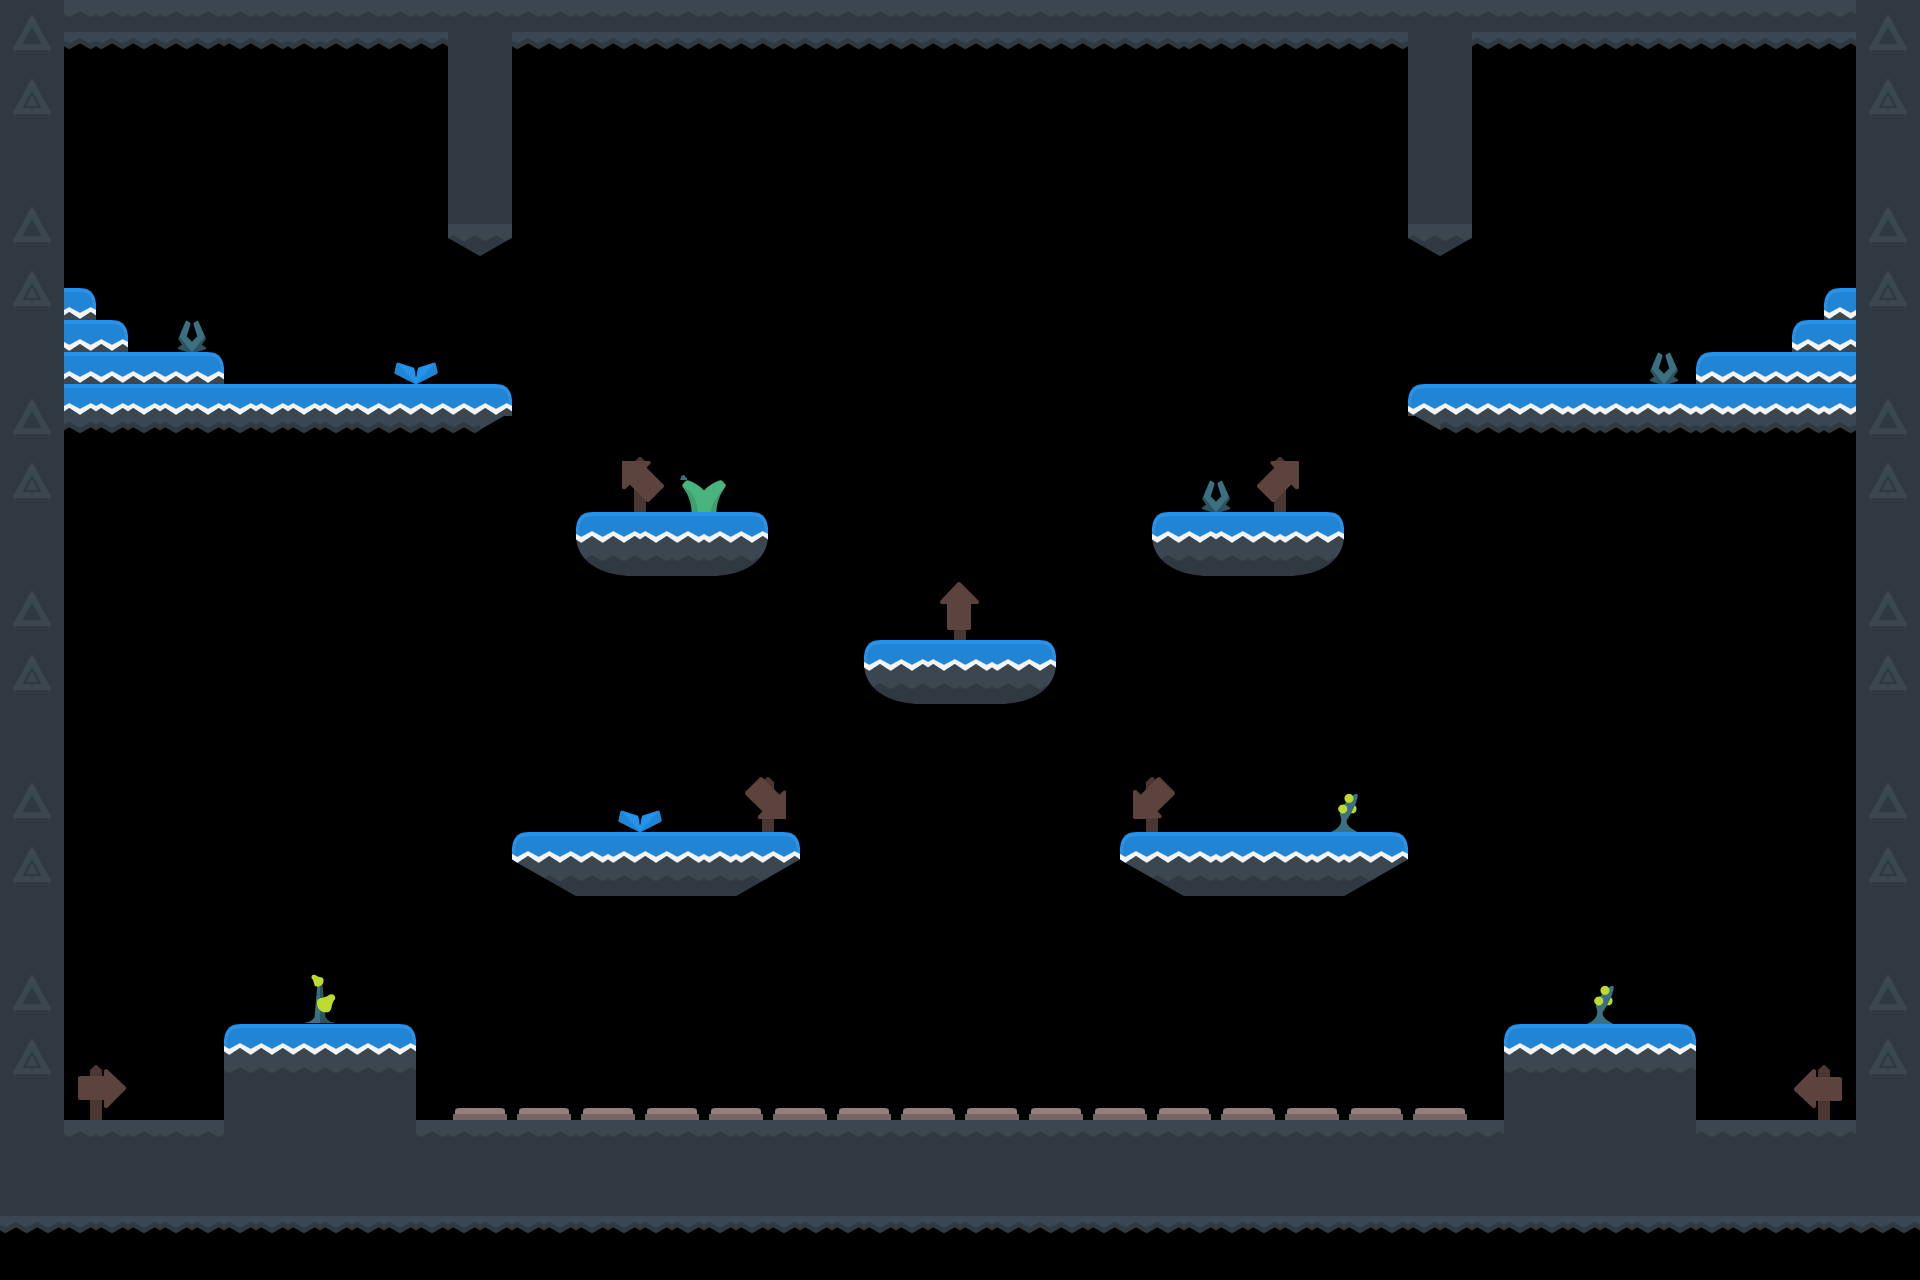

A 2D game scene composited from a Tiled map and its tileset images. What follows is a short description and the map's XML, with each tile layer's data collapsed to a summary:
An orthogonal 60x40 tile map with 32x32 px tiles, 1 tile layer (Escenario), 3 hidden layers not drawn, 2 tilesets and 60 objects (23x platform, 18x trampa, 11x arma, 4x player, 4x esquina).

<map version="1.0" orientation="orthogonal" renderorder="right-down" width="60" height="40" tilewidth="32" tileheight="32" nextobjectid="81">
 <properties>
  <property name="fondo" value="./resources/fondos/fondoCueva.png" />
 </properties>
 <tileset firstgid="1" name="tilesheet_complete" tilewidth="32" tileheight="32" tilecount="1056" columns="44">
  <image source="../sprites/tilesheet.png" width="1408" height="768" />
  <terraintypes>
   <terrain name="Cuesta 135" tile="45" />
   <terrain name="Flotador redondo" tile="102" />
  </terraintypes>
  <tile id="0" terrain=",,,0" />
  <tile id="44" terrain=",0,,0" />
  <tile id="45" terrain="0,0,0,0" />
  <tile id="88" terrain=",0,," />
  <tile id="89" terrain="0,0,," />
  <tile id="90" terrain="0,,," />
  <tile id="309" terrain=",,,0" />
  <tile id="904">
   <animation>
    <frame tileid="904" duration="500" />
    <frame tileid="905" duration="500" />
   </animation>
  </tile>
  <tile id="905">
   <animation>
    <frame tileid="905" duration="500" />
    <frame tileid="904" duration="500" />
   </animation>
  </tile>
  <tile id="908">
   <animation>
    <frame tileid="908" duration="1000" />
    <frame tileid="909" duration="1000" />
   </animation>
  </tile>
  <tile id="909">
   <animation>
    <frame tileid="909" duration="1000" />
    <frame tileid="908" duration="1000" />
   </animation>
  </tile>
 </tileset>
 <tileset firstgid="1057" source="untitled.tsx" />
 <objectgroup name="Plataformas" visible="0">
  <object id="1" name="platform" x="0" y="0" width="64" height="1216">
   <properties>
    <property name="roz" value="5" />
   </properties>
  </object>
  <object id="2" name="platform" x="64" y="1120" width="1790" height="96">
   <properties>
    <property name="roz" value="5" />
   </properties>
  </object>
  <object id="3" name="platform" x="1856" y="0" width="64" height="1216">
   <properties>
    <property name="roz" value="5" />
   </properties>
  </object>
  <object id="4" name="platform" x="64" y="0" width="1792" height="50">
   <properties>
    <property name="roz" value="5" />
   </properties>
  </object>
  <object id="6" name="platform" x="448" y="64" width="64" height="184">
   <properties>
    <property name="roz" value="5" />
   </properties>
  </object>
  <object id="7" name="platform" x="1408" y="64" width="62.6667" height="190.666">
   <properties>
    <property name="roz" value="5" />
   </properties>
  </object>
  <object id="8" name="platform" x="1408" y="384" width="445.333" height="54.6667">
   <properties>
    <property name="roz" value="5" />
   </properties>
  </object>
  <object id="9" name="platform" x="1696" y="352" width="160" height="32">
   <properties>
    <property name="roz" value="5" />
   </properties>
  </object>
  <object id="10" name="platform" x="1792" y="319.333" width="64" height="32">
   <properties>
    <property name="roz" value="5" />
   </properties>
  </object>
  <object id="11" name="platform" x="1824" y="288.667" width="32" height="32">
   <properties>
    <property name="roz" value="5" />
   </properties>
  </object>
  <object id="12" name="platform" x="64" y="288" width="32" height="32">
   <properties>
    <property name="roz" value="5" />
   </properties>
  </object>
  <object id="13" name="platform" x="64" y="320" width="64" height="32">
   <properties>
    <property name="roz" value="5" />
   </properties>
  </object>
  <object id="14" name="platform" x="64" y="352" width="160" height="32">
   <properties>
    <property name="roz" value="5" />
   </properties>
  </object>
  <object id="15" name="platform" x="64" y="384.667" width="447.333" height="49.3333">
   <properties>
    <property name="roz" value="5" />
   </properties>
  </object>
  <object id="18" name="platform" x="576" y="512" width="192" height="64.6667">
   <properties>
    <property name="roz" value="5" />
   </properties>
  </object>
  <object id="19" name="platform" x="1152" y="512" width="192" height="64">
   <properties>
    <property name="roz" value="5" />
   </properties>
  </object>
  <object id="20" name="platform" x="864" y="640" width="192" height="67.33">
   <properties>
    <property name="roz" value="5" />
   </properties>
  </object>
  <object id="21" name="platform" x="512" y="832" width="287" height="32">
   <properties>
    <property name="roz" value="5" />
   </properties>
  </object>
  <object id="22" name="platform" x="544" y="864" width="226" height="32">
   <properties>
    <property name="roz" value="5" />
   </properties>
  </object>
  <object id="24" name="platform" x="1120" y="832" width="286" height="32">
   <properties>
    <property name="roz" value="5" />
   </properties>
  </object>
  <object id="25" name="platform" x="1152" y="864" width="225" height="32">
   <properties>
    <property name="roz" value="5" />
   </properties>
  </object>
  <object id="27" name="platform" x="1504" y="1024" width="192" height="96">
   <properties>
    <property name="roz" value="5" />
   </properties>
  </object>
  <object id="29" name="platform" x="225.333" y="1024" width="189.333" height="96">
   <properties>
    <property name="value" value="5" />
   </properties>
  </object>
 </objectgroup>
 <objectgroup name="Spawn">
  <!-- 37 objects omitted --></objectgroup>
 <layer name="Escenario" width="60" height="40">
  <data>[2400 cells, 783 non-empty, 111 distinct tile ids]</data>
 </layer>
 <layer name="IA bajar" width="60" height="40" visible="0">
  <data>[2400 cells, 224 non-empty, 3 distinct tile ids]</data>
 </layer>
 <layer name="IA misma" width="60" height="40" visible="0">
  <data>[2400 cells, 212 non-empty, 1 distinct tile ids]</data>
 </layer>
 <layer name="IA subir" width="60" height="40" visible="0">
  <data>[2400 cells, 238 non-empty, 5 distinct tile ids]</data>
 </layer>
</map>
<!-- 37 of 60 objects omitted -->
